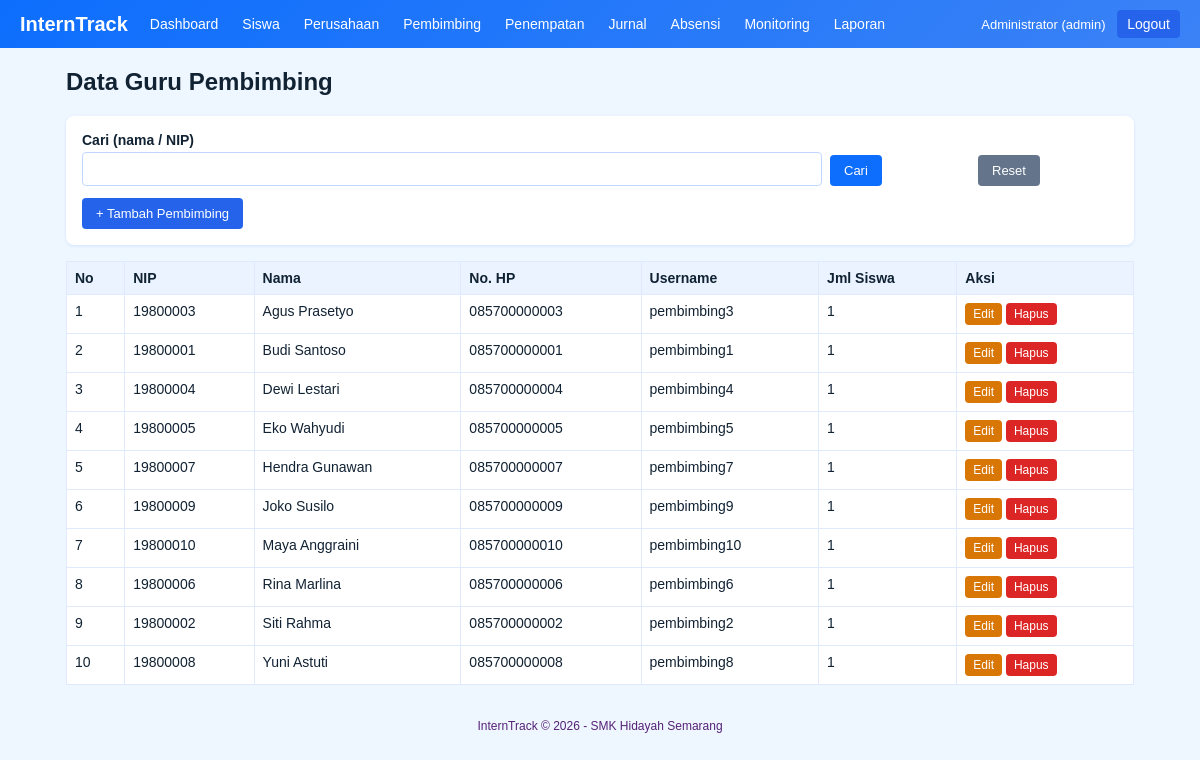
Screenshot of /admin/pembimbing.php (signed in) with the database file from the repository.
### tables this page shows
CREATE TABLE pembimbing (
  id INT AUTO_INCREMENT PRIMARY KEY,
  user_id INT NOT NULL,
  nip VARCHAR(20) NOT NULL UNIQUE,
  nama VARCHAR(100) NOT NULL,
  no_hp VARCHAR(20),
  FOREIGN KEY (user_id) REFERENCES users(id) ON DELETE CASCADE
);

CREATE TABLE users (
  id INT AUTO_INCREMENT PRIMARY KEY,
  username VARCHAR(50) NOT NULL UNIQUE,
  password VARCHAR(255) NOT NULL,
  nama VARCHAR(100) NOT NULL,
  role ENUM('admin','pembimbing','siswa') NOT NULL
);

### config/koneksi.php (called while the page is built, shortened)
<?php
function e($s) {
    return htmlspecialchars((string)$s, ENT_QUOTES, 'UTF-8');
}

### admin/pembimbing.php (the view, shortened to what this page needs)
<?php
require __DIR__ . '/../config/koneksi.php';
$aksi = $_GET['aksi'] ?? 'list';
$errors = [];
$data = ['nip' => '', 'nama' => '', 'no_hp' => '', 'username' => ''];
include __DIR__ . '/../config/header.php';
if ($aksi === 'tambah' || $aksi === 'edit'):
    $id = (int)($_GET['id'] ?? $_POST['id'] ?? 0);
?>
<div class="card">
    <h3><?= $aksi === 'tambah' ? 'Tambah' : 'Edit' ?> Pembimbing</h3>
    <?php foreach ($errors as $er): ?><div class="alert error"><?= e($er) ?></div><?php endforeach; ?>
    <form method="post" action="pembimbing.php?aksi=<?= e($aksi) ?>">
        <input type="hidden" name="id" value="<?= $id ?>">
        <label>NIP</label><input type="text" name="nip" value="<?= e($data['nip']) ?>">
        <label>Nama</label><input type="text" name="nama" value="<?= e($data['nama']) ?>">
        <label>No. HP</label><input type="text" name="no_hp" value="<?= e($data['no_hp']) ?>">
        <label>Username login</label><input type="text" name="username" value="<?= e($data['username']) ?>">
        <label>Password <?= $aksi === 'edit' ? '(kosongkan jika tidak diubah)' : '(kosong = "password")' ?></label>
        <input type="password" name="password">
        <p><button class="btn" type="submit">Simpan</button> <a class="btn abu" href="pembimbing.php">Batal</a></p>
    </form>
</div>
<?php
else:
    $q = trim($_GET['q'] ?? '');
    $st = $pdo->prepare("SELECT p.*, u.username, (SELECT COUNT(*) FROM penempatan x WHERE x.pembimbing_id = p.id) AS jml
                         FROM pembimbing p JOIN users u ON u.id = p.user_id
                         WHERE p.nama LIKE ? OR p.nip LIKE ? ORDER BY p.nama");
    $st->execute(["%$q%", "%$q%"]);
    $rows = $st->fetchAll();
?>
<div class="card">
    <form method="get" class="filter">
        <div><label>Cari (nama / NIP)</label><input type="text" name="q" value="<?= e($q) ?>"></div>
        <div style="flex:0"><button class="btn" type="submit">Cari</button></div>
        <div style="flex:0"><a class="btn abu" href="pembimbing.php">Reset</a></div>
    </form>
    <a class="btn biru" href="pembimbing.php?aksi=tambah">+ Tambah Pembimbing</a>
</div>
<table>
    <tr><th>No</th><th>NIP</th><th>Nama</th><th>No. HP</th><th>Username</th><th>Jml Siswa</th><th>Aksi</th></tr>
    <?php foreach ($rows as $i => $r): ?>
    <tr>
        <td><?= $i + 1 ?></td><td><?= e($r['nip']) ?></td><td><?= e($r['nama']) ?></td><td><?= e($r['no_hp']) ?></td>
        <td><?= e($r['username']) ?></td><td><?= $r['jml'] ?></td>
        <td>
            <a class="btn kecil kuning" href="pembimbing.php?aksi=edit&id=<?= $r['id'] ?>">Edit</a>
            <form class="inline" method="post" action="pembimbing.php?aksi=hapus" onsubmit="return confirm('Hapus pembimbing ini?')">
                <button class="btn kecil merah" type="submit">Hapus</button>
            </form>
        </td>
    </tr>
    <?php endforeach; ?>
</table>
<?php endif; ?>
<?php include __DIR__ . '/../config/footer.php'; ?>

### assets/style.css (style rules this page uses)
* { box-sizing: border-box; }
body { font-family: Arial, sans-serif; margin: 0; background: #eef6ff; color: #123; }
.card { background: #fff; border-radius: 8px; padding: 16px; margin-bottom: 16px; box-shadow: 0 1px 3px rgba(13,110,253,.12); }
table { width: 100%; border-collapse: collapse; background: #fff; }
th, td { border: 1px solid #dfeafc; padding: 8px; text-align: left; font-size: 14px; vertical-align: top; }
th { background: #eaf3ff; }
label { display: block; margin: 10px 0 4px; font-weight: bold; font-size: 14px; }
input[type=text], input[type=password], input[type=date], input[type=number], select, textarea { width: 100%; padding: 8px; border: 1px solid #bfd7ff; border-radius: 4px; font-size: 14px; }
.btn { display: inline-block; background: #0d6efd; color: #fff; border: 0; padding: 8px 14px; border-radius: 4px; cursor: pointer; text-decoration: none; font-size: 13px; }
.btn.biru { background: #2563eb; }
.btn.merah { background: #dc2626; }
.btn.abu { background: #64748b; }
.btn.kuning { background: #d97706; }
.btn.kecil { padding: 4px 8px; font-size: 12px; }
form.inline { display: inline; }
.filter { display: flex; flex-wrap: wrap; gap: 8px; margin-bottom: 12px; align-items: end; }
.filter > div { flex: 1; min-width: 140px; }
.filter label { margin-top: 0; }

### rows the page displays
pembimbing: nip "19800003", nama "Agus Prasetyo", no_hp "085700000003", user.username "pembimbing3", jml "1"
pembimbing: nip "19800001", nama "Budi Santoso", no_hp "085700000001", user.username "pembimbing1", jml "1"
pembimbing: nip "19800004", nama "Dewi Lestari", no_hp "085700000004", user.username "pembimbing4", jml "1"
pembimbing: nip "19800005", nama "Eko Wahyudi", no_hp "085700000005", user.username "pembimbing5", jml "1"
pembimbing: nip "19800007", nama "Hendra Gunawan", no_hp "085700000007", user.username "pembimbing7", jml "1"
pembimbing: nip "19800009", nama "Joko Susilo", no_hp "085700000009", user.username "pembimbing9", jml "1"
pembimbing: nip "19800010", nama "Maya Anggraini", no_hp "085700000010", user.username "pembimbing10", jml "1"
pembimbing: nip "19800006", nama "Rina Marlina", no_hp "085700000006", user.username "pembimbing6", jml "1"
pembimbing: nip "19800002", nama "Siti Rahma", no_hp "085700000002", user.username "pembimbing2", jml "1"
pembimbing: nip "19800008", nama "Yuni Astuti", no_hp "085700000008", user.username "pembimbing8", jml "1"

### other values shown
$label "Dashboard"
$label "Siswa"
$label "Perusahaan"
$label "Pembimbing"
$label "Penempatan"
$label "Jurnal"
$label "Absensi"
$label "Monitoring"
$label "Laporan"
$_SESSION['user']['nama'] "Administrator"
$role "admin"
$judul "Data Guru Pembimbing"
